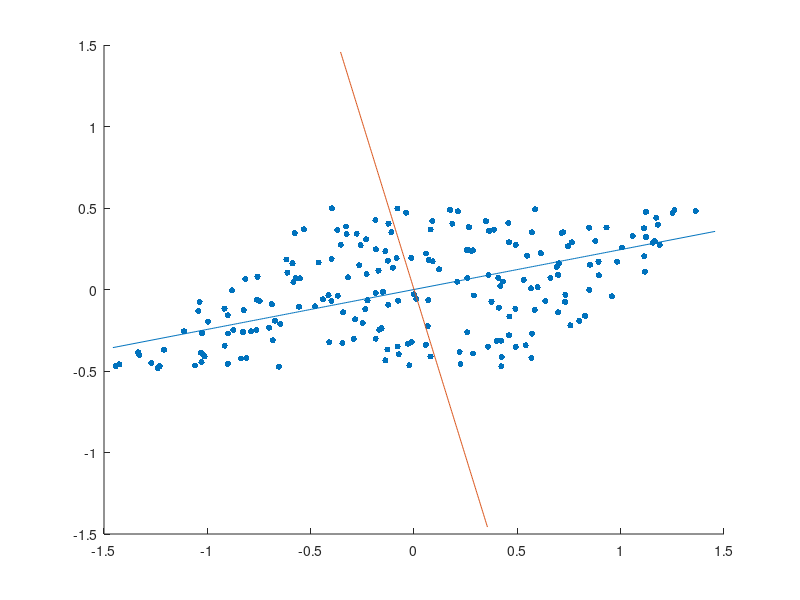
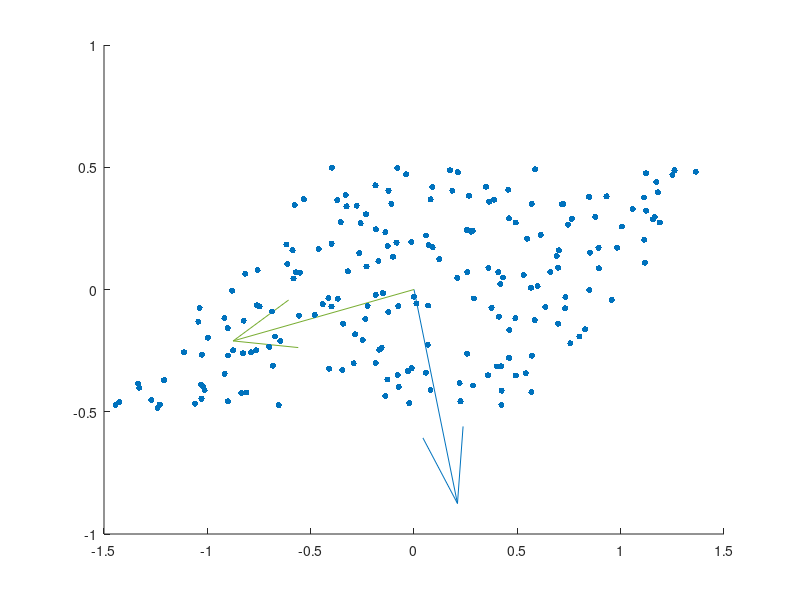
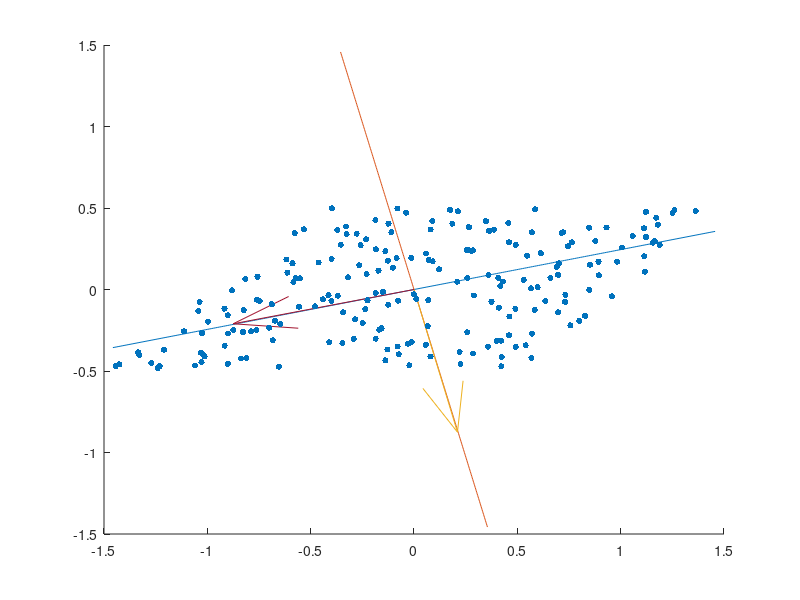
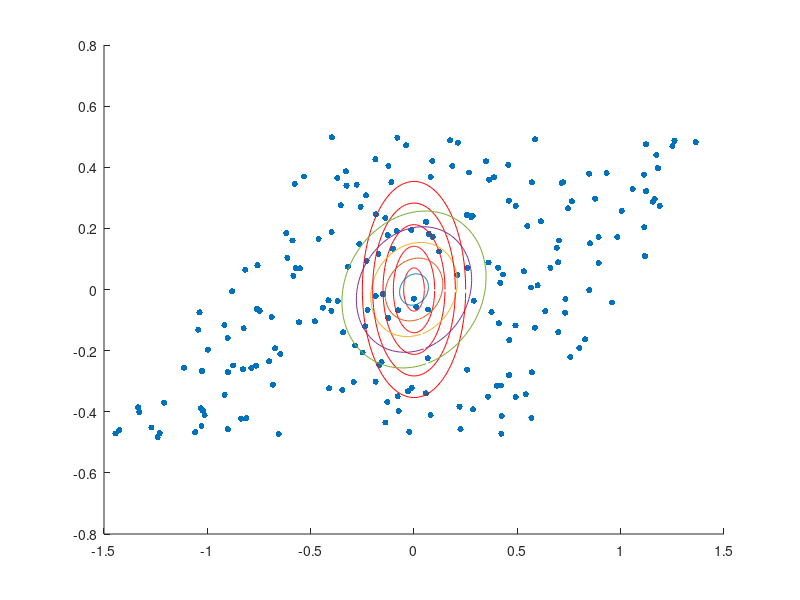

Write the MATLAB code that produced these figures, in order.
clear all; close all; hold on ; 

n = 200;
y=rand(1,n);
x= y+ 2*rand(1,n);
X = x- mean(x);
Y = y- mean(y);


figure(1);
scatter (X,Y,20, 'filled');


%%Optimisation de projection:
theta = [0 :0.01:pi];
l     = length (theta);
S     = zeros(1,l);

for i =1:l
    for k =1:n
        S(i) = S(i)+(X(k)*cos(theta(i)) +Y(k)*sin(theta(i)))^2; 
        %La somme de projections orthogonaux de tout les point sur le
        %droite
    end
end

theta_max = theta (find( S==max(S)));% La theta qui maximise la somme
theta_min = theta (find( S==min(S)));% La theta qui minimise la somme

abs= [-1.5:0.01:1.5];

courbe_dir_max = zeros(2,length(abs));% La direction principale
courbe_dir_max(1,:) = abs*cos(theta_max);
courbe_dir_max(2,:) = abs*sin(theta_max);

plot(courbe_dir_max(1,:),courbe_dir_max(2,:));


courbe_dir_min = zeros(2,length(abs));% Le directon principale 
                                      %   dephasee de pi/2
courbe_dir_min(1,:) = abs*cos(theta_min);
courbe_dir_min(2,:) = abs*sin(theta_min);

plot(courbe_dir_min(1,:),courbe_dir_min(2,:));

%%Diagonlisation
figure(2)

hold on;

scatter (X,Y,20, 'filled');

N = [X;Y];

G = N*N';

[V,D] = eig(G);
d = diag(D);

quiver(0,0,V(1,1),V(2,1));
quiver(0,0,V(1,2),V(2,2));

theta_m = atan2(V(2,2),V(1,2));
mod(theta_m+pi,2*pi);
theta_max;

figure(3);
hold on;

scatter (X,Y,20, 'filled');

plot(courbe_dir_max(1,:),courbe_dir_max(2,:));
plot(courbe_dir_min(1,:),courbe_dir_min(2,:));

quiver(0,0,V(1,1),V(2,1));
quiver(0,0,V(1,2),V(2,2));



% Ellipses :
figure(4); hold on;

scatter (X,Y,20, 'filled');
theta = [0:0.05:2*pi];

alpha = [0.05:0.05:0.25];

for a = alpha 
    A = a*diag(1)^0.5;
    B = a*diag(2)^0.5;
    x = A*cos(theta);
    y = B*sin(theta);
    plot(x,y,'r');
    ellipse = [x;y]'*V;
    plot(ellipse(:,1),ellipse(:,2));
end



